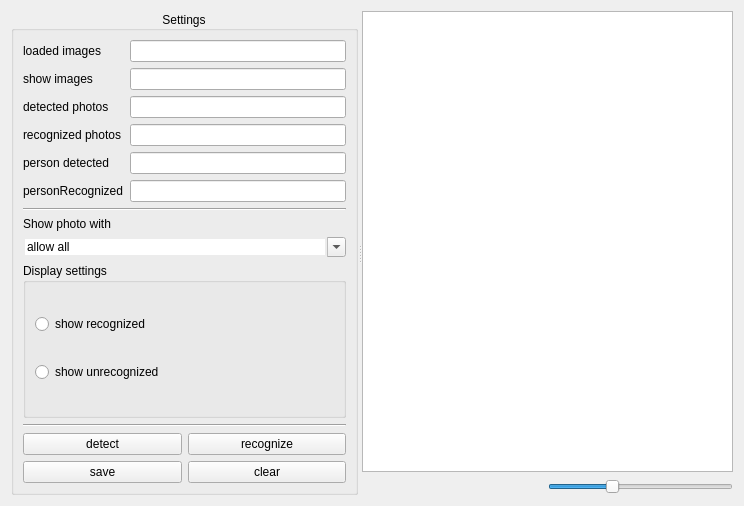
<?xml version="1.0" encoding="UTF-8"?>
<ui version="4.0">
 <class>FWorkingWidget</class>
 <widget class="QWidget" name="FWorkingWidget">
  <property name="geometry">
   <rect>
    <x>0</x>
    <y>0</y>
    <width>744</width>
    <height>506</height>
   </rect>
  </property>
  <property name="windowTitle">
   <string>Form</string>
  </property>
  <layout class="QVBoxLayout" name="verticalLayout_3">
   <item>
    <widget class="QSplitter" name="splitter">
     <property name="orientation">
      <enum>Qt::Horizontal</enum>
     </property>
     <widget class="QGroupBox" name="groupBox">
      <property name="title">
       <string>Settings</string>
      </property>
      <property name="alignment">
       <set>Qt::AlignCenter</set>
      </property>
      <property name="flat">
       <bool>true</bool>
      </property>
      <property name="checkable">
       <bool>false</bool>
      </property>
      <layout class="QVBoxLayout" name="verticalLayout_5">
       <item>
        <layout class="QFormLayout" name="formLayout">
         <item row="0" column="0">
          <widget class="QLabel" name="label_2">
           <property name="text">
            <string>loaded images</string>
           </property>
          </widget>
         </item>
         <item row="0" column="1">
          <widget class="QLineEdit" name="loaded_E">
           <property name="alignment">
            <set>Qt::AlignRight|Qt::AlignTrailing|Qt::AlignVCenter</set>
           </property>
           <property name="readOnly">
            <bool>true</bool>
           </property>
          </widget>
         </item>
         <item row="1" column="0">
          <widget class="QLabel" name="label_3">
           <property name="text">
            <string>show images</string>
           </property>
          </widget>
         </item>
         <item row="1" column="1">
          <widget class="QLineEdit" name="showImage_E">
           <property name="alignment">
            <set>Qt::AlignRight|Qt::AlignTrailing|Qt::AlignVCenter</set>
           </property>
           <property name="readOnly">
            <bool>true</bool>
           </property>
          </widget>
         </item>
         <item row="2" column="0">
          <widget class="QLabel" name="label_4">
           <property name="text">
            <string>detected photos</string>
           </property>
          </widget>
         </item>
         <item row="2" column="1">
          <widget class="QLineEdit" name="detectedPhotos_E">
           <property name="alignment">
            <set>Qt::AlignRight|Qt::AlignTrailing|Qt::AlignVCenter</set>
           </property>
           <property name="readOnly">
            <bool>true</bool>
           </property>
          </widget>
         </item>
         <item row="3" column="0">
          <widget class="QLabel" name="label_5">
           <property name="text">
            <string>recognized photos</string>
           </property>
          </widget>
         </item>
         <item row="3" column="1">
          <widget class="QLineEdit" name="recognizedPhotos_E">
           <property name="alignment">
            <set>Qt::AlignRight|Qt::AlignTrailing|Qt::AlignVCenter</set>
           </property>
           <property name="readOnly">
            <bool>true</bool>
           </property>
          </widget>
         </item>
         <item row="4" column="1">
          <widget class="QLineEdit" name="detected_E">
           <property name="alignment">
            <set>Qt::AlignRight|Qt::AlignTrailing|Qt::AlignVCenter</set>
           </property>
           <property name="readOnly">
            <bool>true</bool>
           </property>
          </widget>
         </item>
         <item row="5" column="0">
          <widget class="QLabel" name="personRecognizedLabel">
           <property name="text">
            <string>personRecognized</string>
           </property>
          </widget>
         </item>
         <item row="5" column="1">
          <widget class="QLineEdit" name="recognized_E">
           <property name="alignment">
            <set>Qt::AlignRight|Qt::AlignTrailing|Qt::AlignVCenter</set>
           </property>
           <property name="readOnly">
            <bool>true</bool>
           </property>
          </widget>
         </item>
         <item row="4" column="0">
          <widget class="QLabel" name="label_6">
           <property name="text">
            <string>person detected</string>
           </property>
          </widget>
         </item>
        </layout>
       </item>
       <item>
        <widget class="Line" name="line">
         <property name="orientation">
          <enum>Qt::Horizontal</enum>
         </property>
        </widget>
       </item>
       <item>
        <layout class="QVBoxLayout" name="verticalLayout_4">
         <item>
          <widget class="QLabel" name="label">
           <property name="sizePolicy">
            <sizepolicy hsizetype="Fixed" vsizetype="Fixed">
             <horstretch>0</horstretch>
             <verstretch>0</verstretch>
            </sizepolicy>
           </property>
           <property name="text">
            <string>Show photo with</string>
           </property>
          </widget>
         </item>
         <item>
          <widget class="QComboBox" name="selecthuman_CB">
           <property name="editable">
            <bool>true</bool>
           </property>
           <property name="insertPolicy">
            <enum>QComboBox::NoInsert</enum>
           </property>
           <property name="frame">
            <bool>false</bool>
           </property>
           <item>
            <property name="text">
             <string>allow all</string>
            </property>
           </item>
          </widget>
         </item>
        </layout>
       </item>
       <item>
        <widget class="QGroupBox" name="groupBox_2">
         <property name="title">
          <string>Display settings</string>
         </property>
         <layout class="QVBoxLayout" name="verticalLayout_6">
          <item>
           <widget class="QRadioButton" name="show_rec_RB">
            <property name="text">
             <string>show recognized</string>
            </property>
           </widget>
          </item>
          <item>
           <widget class="QRadioButton" name="show_UR_RB">
            <property name="text">
             <string>show unrecognized</string>
            </property>
           </widget>
          </item>
         </layout>
        </widget>
       </item>
       <item>
        <widget class="Line" name="line_2">
         <property name="orientation">
          <enum>Qt::Horizontal</enum>
         </property>
        </widget>
       </item>
       <item>
        <layout class="QVBoxLayout" name="verticalLayout_2">
         <item>
          <layout class="QHBoxLayout" name="horizontalLayout_3">
           <item>
            <widget class="QPushButton" name="detect_B">
             <property name="text">
              <string>detect</string>
             </property>
            </widget>
           </item>
           <item>
            <widget class="QPushButton" name="recognize_B">
             <property name="text">
              <string>recognize</string>
             </property>
            </widget>
           </item>
          </layout>
         </item>
         <item>
          <layout class="QHBoxLayout" name="horizontalLayout_2">
           <item>
            <widget class="QPushButton" name="save_B">
             <property name="text">
              <string>save</string>
             </property>
            </widget>
           </item>
           <item>
            <widget class="QPushButton" name="clear_B">
             <property name="text">
              <string>clear</string>
             </property>
            </widget>
           </item>
          </layout>
         </item>
        </layout>
       </item>
      </layout>
     </widget>
     <widget class="QWidget" name="layoutWidget">
      <layout class="QVBoxLayout" name="verticalLayout">
       <item>
        <widget class="QListView" name="list_view">
         <property name="styleSheet">
          <string notr="true">QListView{
background-color: rgb(186, 189, 182);
}
QListView:item{
font: 11pt &quot;Ubuntu Condensed&quot;;
	background-color: white;
border-width: 1%;
border-radius: 5%;
margin:5px;
}`</string>
         </property>
         <property name="dragEnabled">
          <bool>true</bool>
         </property>
         <property name="selectionMode">
          <enum>QAbstractItemView::ContiguousSelection</enum>
         </property>
         <property name="iconSize">
          <size>
           <width>250</width>
           <height>250</height>
          </size>
         </property>
         <property name="movement">
          <enum>QListView::Static</enum>
         </property>
         <property name="resizeMode">
          <enum>QListView::Adjust</enum>
         </property>
         <property name="layoutMode">
          <enum>QListView::Batched</enum>
         </property>
         <property name="viewMode">
          <enum>QListView::IconMode</enum>
         </property>
        </widget>
       </item>
       <item>
        <layout class="QHBoxLayout" name="horizontalLayout">
         <item>
          <spacer name="horizontalSpacer">
           <property name="orientation">
            <enum>Qt::Horizontal</enum>
           </property>
           <property name="sizeHint" stdset="0">
            <size>
             <width>37</width>
             <height>17</height>
            </size>
           </property>
          </spacer>
         </item>
         <item>
          <widget class="QSlider" name="sizeSlider">
           <property name="minimum">
            <number>25</number>
           </property>
           <property name="maximum">
            <number>99</number>
           </property>
           <property name="value">
            <number>50</number>
           </property>
           <property name="orientation">
            <enum>Qt::Horizontal</enum>
           </property>
          </widget>
         </item>
        </layout>
       </item>
      </layout>
     </widget>
    </widget>
   </item>
  </layout>
 </widget>
 <resources/>
 <connections/>
</ui>
